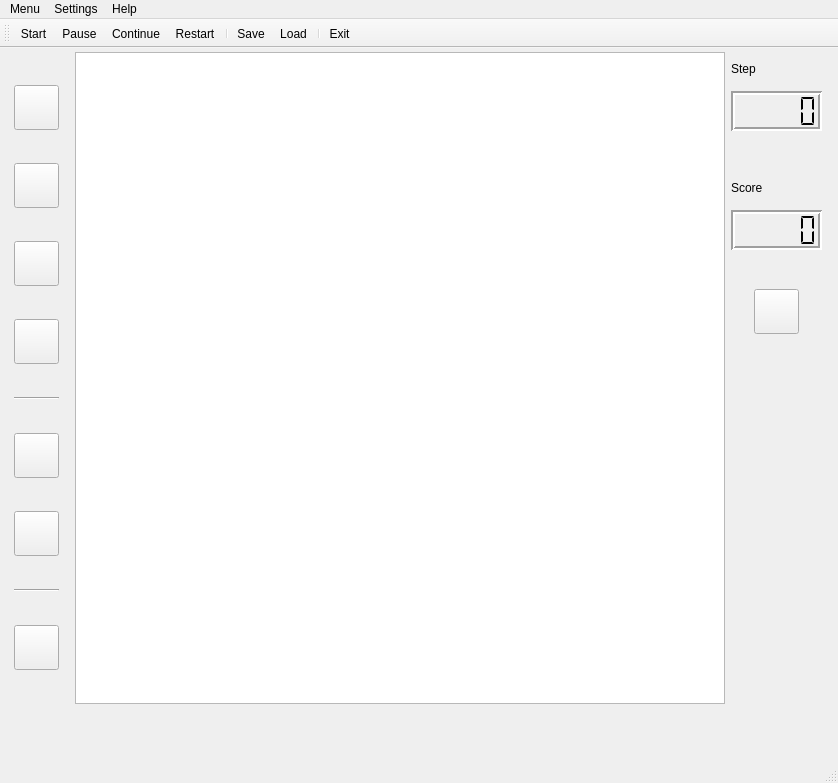
<?xml version="1.0" encoding="UTF-8"?>
<ui version="4.0">
 <class>MainWindow</class>
 <widget class="QMainWindow" name="MainWindow">
  <property name="geometry">
   <rect>
    <x>0</x>
    <y>0</y>
    <width>838</width>
    <height>783</height>
   </rect>
  </property>
  <property name="sizePolicy">
   <sizepolicy hsizetype="Expanding" vsizetype="Expanding">
    <horstretch>0</horstretch>
    <verstretch>0</verstretch>
   </sizepolicy>
  </property>
  <property name="windowTitle">
   <string>GreedySnake</string>
  </property>
  <widget class="QWidget" name="centralwidget">
   <widget class="QWidget" name="layoutWidget">
    <property name="geometry">
     <rect>
      <x>4</x>
      <y>4</y>
      <width>818</width>
      <height>652</height>
     </rect>
    </property>
    <layout class="QHBoxLayout" name="horizontalLayout">
     <item>
      <layout class="QVBoxLayout" name="verticalLayout" stretch="0,0,0,0,0,0,0,0,0">
       <property name="spacing">
        <number>0</number>
       </property>
       <property name="sizeConstraint">
        <enum>QLayout::SetDefaultConstraint</enum>
       </property>
       <property name="leftMargin">
        <number>10</number>
       </property>
       <property name="topMargin">
        <number>0</number>
       </property>
       <property name="rightMargin">
        <number>10</number>
       </property>
       <property name="bottomMargin">
        <number>0</number>
       </property>
       <item>
        <widget class="QPushButton" name="StartButton">
         <property name="sizePolicy">
          <sizepolicy hsizetype="Fixed" vsizetype="Fixed">
           <horstretch>0</horstretch>
           <verstretch>0</verstretch>
          </sizepolicy>
         </property>
         <property name="minimumSize">
          <size>
           <width>45</width>
           <height>45</height>
          </size>
         </property>
         <property name="statusTip">
          <string>Start New Game</string>
         </property>
         <property name="styleSheet">
          <string notr="true"/>
         </property>
         <property name="text">
          <string/>
         </property>
         <property name="icon">
          <iconset resource="rec.qrc">
           <normaloff>:/icon/start.svg</normaloff>:/icon/start.svg</iconset>
         </property>
         <property name="iconSize">
          <size>
           <width>40</width>
           <height>40</height>
          </size>
         </property>
         <property name="autoExclusive">
          <bool>false</bool>
         </property>
        </widget>
       </item>
       <item>
        <widget class="QPushButton" name="PauseButton">
         <property name="sizePolicy">
          <sizepolicy hsizetype="Fixed" vsizetype="Fixed">
           <horstretch>0</horstretch>
           <verstretch>0</verstretch>
          </sizepolicy>
         </property>
         <property name="minimumSize">
          <size>
           <width>45</width>
           <height>45</height>
          </size>
         </property>
         <property name="statusTip">
          <string>Pause Game</string>
         </property>
         <property name="styleSheet">
          <string notr="true"/>
         </property>
         <property name="text">
          <string/>
         </property>
         <property name="icon">
          <iconset resource="rec.qrc">
           <normaloff>:/icon/pause.svg</normaloff>:/icon/pause.svg</iconset>
         </property>
         <property name="iconSize">
          <size>
           <width>40</width>
           <height>40</height>
          </size>
         </property>
        </widget>
       </item>
       <item>
        <widget class="QPushButton" name="ContinueButton">
         <property name="sizePolicy">
          <sizepolicy hsizetype="Fixed" vsizetype="Fixed">
           <horstretch>0</horstretch>
           <verstretch>0</verstretch>
          </sizepolicy>
         </property>
         <property name="minimumSize">
          <size>
           <width>45</width>
           <height>45</height>
          </size>
         </property>
         <property name="statusTip">
          <string>Continue Game</string>
         </property>
         <property name="styleSheet">
          <string notr="true"/>
         </property>
         <property name="text">
          <string/>
         </property>
         <property name="icon">
          <iconset resource="rec.qrc">
           <normaloff>:/icon/continue.svg</normaloff>:/icon/continue.svg</iconset>
         </property>
         <property name="iconSize">
          <size>
           <width>40</width>
           <height>40</height>
          </size>
         </property>
        </widget>
       </item>
       <item>
        <widget class="QPushButton" name="RestartButton">
         <property name="sizePolicy">
          <sizepolicy hsizetype="Fixed" vsizetype="Fixed">
           <horstretch>0</horstretch>
           <verstretch>0</verstretch>
          </sizepolicy>
         </property>
         <property name="minimumSize">
          <size>
           <width>45</width>
           <height>45</height>
          </size>
         </property>
         <property name="statusTip">
          <string>Restart Game</string>
         </property>
         <property name="styleSheet">
          <string notr="true"/>
         </property>
         <property name="text">
          <string/>
         </property>
         <property name="icon">
          <iconset resource="rec.qrc">
           <normaloff>:/icon/restart.svg</normaloff>:/icon/restart.svg</iconset>
         </property>
         <property name="iconSize">
          <size>
           <width>40</width>
           <height>40</height>
          </size>
         </property>
        </widget>
       </item>
       <item>
        <widget class="Line" name="line">
         <property name="orientation">
          <enum>Qt::Horizontal</enum>
         </property>
        </widget>
       </item>
       <item>
        <widget class="QPushButton" name="SaveButton">
         <property name="sizePolicy">
          <sizepolicy hsizetype="Fixed" vsizetype="Fixed">
           <horstretch>0</horstretch>
           <verstretch>0</verstretch>
          </sizepolicy>
         </property>
         <property name="minimumSize">
          <size>
           <width>45</width>
           <height>45</height>
          </size>
         </property>
         <property name="statusTip">
          <string>Save game status and continue playing next time</string>
         </property>
         <property name="styleSheet">
          <string notr="true"/>
         </property>
         <property name="text">
          <string/>
         </property>
         <property name="icon">
          <iconset resource="rec.qrc">
           <normaloff>:/icon/download.svg</normaloff>:/icon/download.svg</iconset>
         </property>
         <property name="iconSize">
          <size>
           <width>40</width>
           <height>40</height>
          </size>
         </property>
        </widget>
       </item>
       <item>
        <widget class="QPushButton" name="LoadButton">
         <property name="sizePolicy">
          <sizepolicy hsizetype="Fixed" vsizetype="Fixed">
           <horstretch>0</horstretch>
           <verstretch>0</verstretch>
          </sizepolicy>
         </property>
         <property name="minimumSize">
          <size>
           <width>45</width>
           <height>45</height>
          </size>
         </property>
         <property name="statusTip">
          <string>Load previous game status</string>
         </property>
         <property name="styleSheet">
          <string notr="true"/>
         </property>
         <property name="text">
          <string/>
         </property>
         <property name="icon">
          <iconset resource="rec.qrc">
           <normaloff>:/icon/load.svg</normaloff>:/icon/load.svg</iconset>
         </property>
         <property name="iconSize">
          <size>
           <width>40</width>
           <height>40</height>
          </size>
         </property>
        </widget>
       </item>
       <item>
        <widget class="Line" name="line_2">
         <property name="orientation">
          <enum>Qt::Horizontal</enum>
         </property>
        </widget>
       </item>
       <item>
        <widget class="QPushButton" name="ExitButton">
         <property name="sizePolicy">
          <sizepolicy hsizetype="Fixed" vsizetype="Fixed">
           <horstretch>0</horstretch>
           <verstretch>0</verstretch>
          </sizepolicy>
         </property>
         <property name="minimumSize">
          <size>
           <width>45</width>
           <height>45</height>
          </size>
         </property>
         <property name="styleSheet">
          <string notr="true"/>
         </property>
         <property name="text">
          <string/>
         </property>
         <property name="icon">
          <iconset resource="rec.qrc">
           <normaloff>:/icon/close.svg</normaloff>:/icon/close.svg</iconset>
         </property>
         <property name="iconSize">
          <size>
           <width>40</width>
           <height>40</height>
          </size>
         </property>
        </widget>
       </item>
      </layout>
     </item>
     <item>
      <widget class="QGraphicsView" name="graphicsView">
       <property name="sizePolicy">
        <sizepolicy hsizetype="Expanding" vsizetype="Expanding">
         <horstretch>0</horstretch>
         <verstretch>0</verstretch>
        </sizepolicy>
       </property>
       <property name="minimumSize">
        <size>
         <width>650</width>
         <height>650</height>
        </size>
       </property>
       <property name="maximumSize">
        <size>
         <width>1000</width>
         <height>1000</height>
        </size>
       </property>
       <property name="frameShape">
        <enum>QFrame::StyledPanel</enum>
       </property>
       <property name="frameShadow">
        <enum>QFrame::Sunken</enum>
       </property>
       <property name="lineWidth">
        <number>1</number>
       </property>
       <property name="verticalScrollBarPolicy">
        <enum>Qt::ScrollBarAsNeeded</enum>
       </property>
       <property name="horizontalScrollBarPolicy">
        <enum>Qt::ScrollBarAsNeeded</enum>
       </property>
       <property name="sizeAdjustPolicy">
        <enum>QAbstractScrollArea::AdjustToContents</enum>
       </property>
       <property name="backgroundBrush">
        <brush brushstyle="SolidPattern">
         <color alpha="100">
          <red>0</red>
          <green>0</green>
          <blue>0</blue>
         </color>
        </brush>
       </property>
      </widget>
     </item>
     <item>
      <layout class="QVBoxLayout" name="verticalLayout_2">
       <item>
        <widget class="QLabel" name="label_timer">
         <property name="sizePolicy">
          <sizepolicy hsizetype="Expanding" vsizetype="Expanding">
           <horstretch>0</horstretch>
           <verstretch>0</verstretch>
          </sizepolicy>
         </property>
         <property name="minimumSize">
          <size>
           <width>70</width>
           <height>0</height>
          </size>
         </property>
         <property name="text">
          <string>Step</string>
         </property>
        </widget>
       </item>
       <item>
        <widget class="QLCDNumber" name="timer">
         <property name="minimumSize">
          <size>
           <width>80</width>
           <height>40</height>
          </size>
         </property>
         <property name="frameShadow">
          <enum>QFrame::Sunken</enum>
         </property>
         <property name="lineWidth">
          <number>2</number>
         </property>
         <property name="segmentStyle">
          <enum>QLCDNumber::Flat</enum>
         </property>
        </widget>
       </item>
       <item>
        <spacer name="verticalSpacer_2">
         <property name="orientation">
          <enum>Qt::Vertical</enum>
         </property>
         <property name="sizeHint" stdset="0">
          <size>
           <width>20</width>
           <height>28</height>
          </size>
         </property>
        </spacer>
       </item>
       <item>
        <widget class="QLabel" name="label_score">
         <property name="sizePolicy">
          <sizepolicy hsizetype="Expanding" vsizetype="Expanding">
           <horstretch>0</horstretch>
           <verstretch>0</verstretch>
          </sizepolicy>
         </property>
         <property name="minimumSize">
          <size>
           <width>70</width>
           <height>0</height>
          </size>
         </property>
         <property name="text">
          <string>Score</string>
         </property>
        </widget>
       </item>
       <item>
        <widget class="QLCDNumber" name="score">
         <property name="sizePolicy">
          <sizepolicy hsizetype="Minimum" vsizetype="Minimum">
           <horstretch>0</horstretch>
           <verstretch>0</verstretch>
          </sizepolicy>
         </property>
         <property name="minimumSize">
          <size>
           <width>80</width>
           <height>40</height>
          </size>
         </property>
         <property name="frameShape">
          <enum>QFrame::Box</enum>
         </property>
         <property name="frameShadow">
          <enum>QFrame::Sunken</enum>
         </property>
         <property name="lineWidth">
          <number>2</number>
         </property>
         <property name="segmentStyle">
          <enum>QLCDNumber::Flat</enum>
         </property>
        </widget>
       </item>
       <item>
        <spacer name="verticalSpacer_3">
         <property name="orientation">
          <enum>Qt::Vertical</enum>
         </property>
         <property name="sizeHint" stdset="0">
          <size>
           <width>20</width>
           <height>28</height>
          </size>
         </property>
        </spacer>
       </item>
       <item alignment="Qt::AlignHCenter">
        <widget class="QPushButton" name="musicButton">
         <property name="sizePolicy">
          <sizepolicy hsizetype="Fixed" vsizetype="Fixed">
           <horstretch>0</horstretch>
           <verstretch>0</verstretch>
          </sizepolicy>
         </property>
         <property name="minimumSize">
          <size>
           <width>45</width>
           <height>45</height>
          </size>
         </property>
         <property name="statusTip">
          <string>Play or mute background music</string>
         </property>
         <property name="text">
          <string/>
         </property>
         <property name="iconSize">
          <size>
           <width>40</width>
           <height>40</height>
          </size>
         </property>
        </widget>
       </item>
       <item>
        <spacer name="verticalSpacer">
         <property name="orientation">
          <enum>Qt::Vertical</enum>
         </property>
         <property name="sizeHint" stdset="0">
          <size>
           <width>20</width>
           <height>370</height>
          </size>
         </property>
        </spacer>
       </item>
      </layout>
     </item>
    </layout>
   </widget>
  </widget>
  <widget class="QMenuBar" name="menubar">
   <property name="geometry">
    <rect>
     <x>0</x>
     <y>0</y>
     <width>838</width>
     <height>21</height>
    </rect>
   </property>
   <widget class="QMenu" name="menuSnake">
    <property name="title">
     <string>Menu</string>
    </property>
    <addaction name="actionStart"/>
    <addaction name="actionPause"/>
    <addaction name="actionContinue"/>
    <addaction name="actionRestart"/>
    <addaction name="separator"/>
    <addaction name="actionSave"/>
    <addaction name="actionLoad"/>
    <addaction name="separator"/>
    <addaction name="actionExit"/>
   </widget>
   <widget class="QMenu" name="menuHelp">
    <property name="title">
     <string>Help</string>
    </property>
    <addaction name="actioninfo"/>
   </widget>
   <widget class="QMenu" name="menuSettings">
    <property name="title">
     <string>Settings</string>
    </property>
    <widget class="QMenu" name="menuspeed">
     <property name="title">
      <string>snake speed</string>
     </property>
     <addaction name="actionSlow"/>
     <addaction name="actionMedium"/>
     <addaction name="actionFast"/>
    </widget>
    <widget class="QMenu" name="menusnake_color">
     <property name="title">
      <string>snake color</string>
     </property>
     <addaction name="separator"/>
     <addaction name="actionYellow"/>
     <addaction name="actionGreen"/>
    </widget>
    <addaction name="menuspeed"/>
    <addaction name="menusnake_color"/>
   </widget>
   <addaction name="menuSnake"/>
   <addaction name="menuSettings"/>
   <addaction name="menuHelp"/>
  </widget>
  <widget class="QStatusBar" name="statusbar"/>
  <widget class="QToolBar" name="toolBar">
   <property name="sizePolicy">
    <sizepolicy hsizetype="Preferred" vsizetype="Fixed">
     <horstretch>30</horstretch>
     <verstretch>0</verstretch>
    </sizepolicy>
   </property>
   <property name="windowTitle">
    <string>toolBar</string>
   </property>
   <property name="iconSize">
    <size>
     <width>25</width>
     <height>25</height>
    </size>
   </property>
   <attribute name="toolBarArea">
    <enum>TopToolBarArea</enum>
   </attribute>
   <attribute name="toolBarBreak">
    <bool>false</bool>
   </attribute>
   <addaction name="actionStart"/>
   <addaction name="actionPause"/>
   <addaction name="actionContinue"/>
   <addaction name="actionRestart"/>
   <addaction name="separator"/>
   <addaction name="actionSave"/>
   <addaction name="actionLoad"/>
   <addaction name="separator"/>
   <addaction name="actionExit"/>
  </widget>
  <action name="actionStart">
   <property name="icon">
    <iconset theme="start" resource="rec.qrc">
     <normaloff>:/icon/start.svg</normaloff>:/icon/start.svg</iconset>
   </property>
   <property name="text">
    <string>Start</string>
   </property>
   <property name="toolTip">
    <string>Start</string>
   </property>
   <property name="statusTip">
    <string>Start New Game</string>
   </property>
   <property name="shortcut">
    <string>Alt+S</string>
   </property>
  </action>
  <action name="actionPause">
   <property name="icon">
    <iconset theme="pause" resource="rec.qrc">
     <normaloff>:/icon/pause.svg</normaloff>:/icon/pause.svg</iconset>
   </property>
   <property name="text">
    <string>Pause</string>
   </property>
   <property name="statusTip">
    <string>Pause Game</string>
   </property>
   <property name="shortcut">
    <string>Space</string>
   </property>
  </action>
  <action name="actionContinue">
   <property name="icon">
    <iconset theme="continue" resource="rec.qrc">
     <normaloff>:/icon/continue.svg</normaloff>:/icon/continue.svg</iconset>
   </property>
   <property name="text">
    <string>Continue</string>
   </property>
   <property name="statusTip">
    <string>Continue Game</string>
   </property>
   <property name="shortcut">
    <string>Space</string>
   </property>
  </action>
  <action name="actionRestart">
   <property name="icon">
    <iconset theme="restart" resource="rec.qrc">
     <normaloff>:/icon/restart.svg</normaloff>:/icon/restart.svg</iconset>
   </property>
   <property name="text">
    <string>Restart</string>
   </property>
   <property name="statusTip">
    <string>Restart Game</string>
   </property>
   <property name="shortcut">
    <string>Alt+R</string>
   </property>
  </action>
  <action name="actionExit">
   <property name="icon">
    <iconset theme="exit" resource="rec.qrc">
     <normaloff>:/icon/close.svg</normaloff>:/icon/close.svg</iconset>
   </property>
   <property name="text">
    <string>Exit</string>
   </property>
   <property name="shortcut">
    <string>Esc</string>
   </property>
  </action>
  <action name="actionSave">
   <property name="icon">
    <iconset theme="save" resource="rec.qrc">
     <normaloff>:/icon/download.svg</normaloff>:/icon/download.svg</iconset>
   </property>
   <property name="text">
    <string>Save</string>
   </property>
   <property name="toolTip">
    <string>Save</string>
   </property>
   <property name="statusTip">
    <string>Save game status and continue playing next time</string>
   </property>
   <property name="shortcut">
    <string>Ctrl+S</string>
   </property>
  </action>
  <action name="actionLoad">
   <property name="icon">
    <iconset theme="load" resource="rec.qrc">
     <normaloff>:/icon/load.svg</normaloff>:/icon/load.svg</iconset>
   </property>
   <property name="text">
    <string>Load</string>
   </property>
   <property name="toolTip">
    <string>Load</string>
   </property>
   <property name="statusTip">
    <string>Load previous game status</string>
   </property>
   <property name="shortcut">
    <string>Ctrl+R</string>
   </property>
  </action>
  <action name="actioninfo">
   <property name="icon">
    <iconset theme="help" resource="rec.qrc">
     <normaloff>:/icon/help.svg</normaloff>:/icon/help.svg</iconset>
   </property>
   <property name="text">
    <string>info</string>
   </property>
  </action>
  <action name="actionSlow">
   <property name="text">
    <string>Slow</string>
   </property>
  </action>
  <action name="actionMedium">
   <property name="text">
    <string>Medium</string>
   </property>
  </action>
  <action name="actionFast">
   <property name="text">
    <string>Fast</string>
   </property>
  </action>
  <action name="actionYellow">
   <property name="text">
    <string>Yellow</string>
   </property>
  </action>
  <action name="actionGreen">
   <property name="text">
    <string>Green</string>
   </property>
  </action>
 </widget>
 <resources>
  <include location="rec.qrc"/>
 </resources>
 <connections>
  <connection>
   <sender>LoadButton</sender>
   <signal>clicked(bool)</signal>
   <receiver>actionLoad</receiver>
   <slot>trigger()</slot>
   <hints>
    <hint type="sourcelabel">
     <x>40</x>
     <y>208</y>
    </hint>
    <hint type="destinationlabel">
     <x>-1</x>
     <y>-1</y>
    </hint>
   </hints>
  </connection>
  <connection>
   <sender>RestartButton</sender>
   <signal>clicked(bool)</signal>
   <receiver>actionRestart</receiver>
   <slot>trigger()</slot>
   <hints>
    <hint type="sourcelabel">
     <x>40</x>
     <y>148</y>
    </hint>
    <hint type="destinationlabel">
     <x>-1</x>
     <y>-1</y>
    </hint>
   </hints>
  </connection>
  <connection>
   <sender>SaveButton</sender>
   <signal>clicked(bool)</signal>
   <receiver>actionSave</receiver>
   <slot>trigger()</slot>
   <hints>
    <hint type="sourcelabel">
     <x>40</x>
     <y>178</y>
    </hint>
    <hint type="destinationlabel">
     <x>-1</x>
     <y>-1</y>
    </hint>
   </hints>
  </connection>
  <connection>
   <sender>StartButton</sender>
   <signal>clicked(bool)</signal>
   <receiver>actionStart</receiver>
   <slot>trigger()</slot>
   <hints>
    <hint type="sourcelabel">
     <x>35</x>
     <y>98</y>
    </hint>
    <hint type="destinationlabel">
     <x>-1</x>
     <y>-1</y>
    </hint>
   </hints>
  </connection>
  <connection>
   <sender>ExitButton</sender>
   <signal>clicked(bool)</signal>
   <receiver>actionExit</receiver>
   <slot>trigger()</slot>
   <hints>
    <hint type="sourcelabel">
     <x>35</x>
     <y>470</y>
    </hint>
    <hint type="destinationlabel">
     <x>-1</x>
     <y>-1</y>
    </hint>
   </hints>
  </connection>
  <connection>
   <sender>actionContinue</sender>
   <signal>triggered()</signal>
   <receiver>graphicsView</receiver>
   <slot>setFocus()</slot>
   <hints>
    <hint type="sourcelabel">
     <x>-1</x>
     <y>-1</y>
    </hint>
    <hint type="destinationlabel">
     <x>395</x>
     <y>277</y>
    </hint>
   </hints>
  </connection>
  <connection>
   <sender>ContinueButton</sender>
   <signal>clicked(bool)</signal>
   <receiver>actionContinue</receiver>
   <slot>trigger()</slot>
   <hints>
    <hint type="sourcelabel">
     <x>40</x>
     <y>118</y>
    </hint>
    <hint type="destinationlabel">
     <x>-1</x>
     <y>-1</y>
    </hint>
   </hints>
  </connection>
  <connection>
   <sender>PauseButton</sender>
   <signal>clicked(bool)</signal>
   <receiver>actionPause</receiver>
   <slot>trigger()</slot>
   <hints>
    <hint type="sourcelabel">
     <x>35</x>
     <y>155</y>
    </hint>
    <hint type="destinationlabel">
     <x>-1</x>
     <y>-1</y>
    </hint>
   </hints>
  </connection>
  <connection>
   <sender>actionStart</sender>
   <signal>triggered()</signal>
   <receiver>graphicsView</receiver>
   <slot>setFocus()</slot>
   <hints>
    <hint type="sourcelabel">
     <x>-1</x>
     <y>-1</y>
    </hint>
    <hint type="destinationlabel">
     <x>395</x>
     <y>277</y>
    </hint>
   </hints>
  </connection>
 </connections>
</ui>
